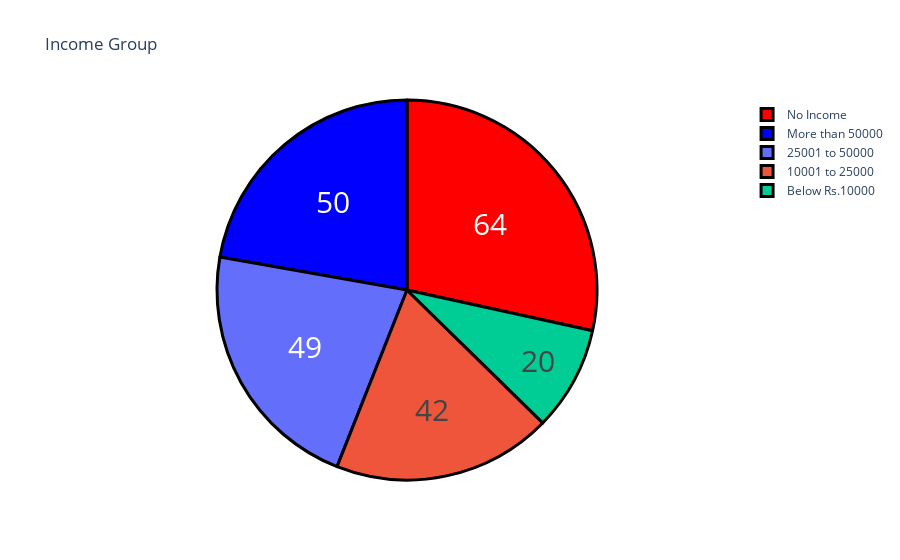

The cell this chart's notebook holds for it:
### Code cell
income = buying_again_data["Monthly Income"].value_counts()
label = income.index
counts = income.values
colors = ['red','blue']

fig = go.Figure(data=[go.Pie(labels=label, values=counts)])
fig.update_layout(title_text='Income Group')
fig.update_traces(hoverinfo='label+percent', textinfo='value', textfont_size=30,
                  marker=dict(colors=colors, line=dict(color='black', width=3)))
fig.show()

### Figure 1 — Plotly figure (JSON) as saved in the notebook; plotly's stock layout.template omitted (floating-point values rounded to 4 significant figures)
{"data": [{"hoverinfo": "label+percent", "labels": ["No Income", "More than 50000", "25001 to 50000", "10001 to 25000", "Below Rs.10000"], "marker": {"colors": ["red", "blue"], "line": {"color": "black", "width": 3}}, "textfont": {"size": 30}, "textinfo": "value", "type": "pie", "values": [64, 50, 49, 42, 20]}], "layout": {"title": {"text": "Income Group"}}}
